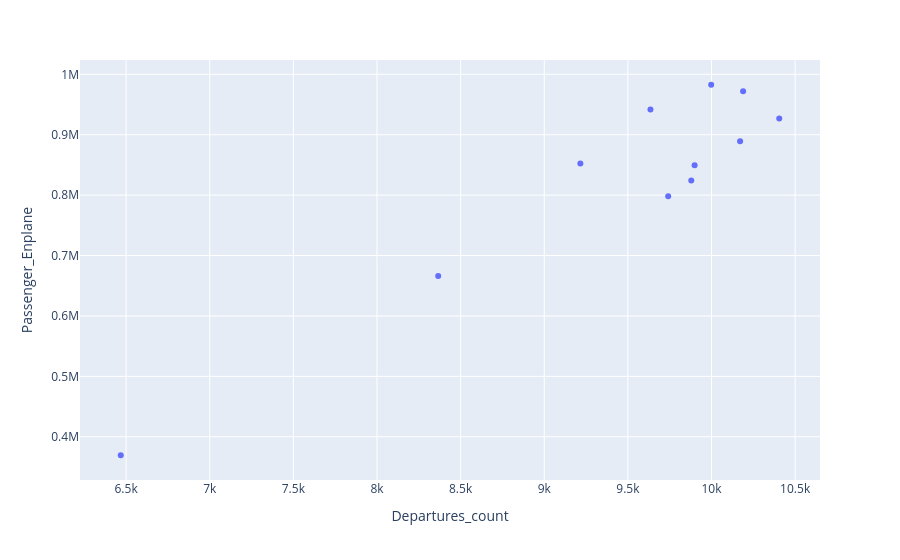

Notebook code for this chart:
### Code cell
fig = px.scatter(
    fvolume,
    x='Departures_count',
    y='Passenger_Enplane'
)
fig.show()

### Figure 1 — Plotly figure (JSON) as saved in the notebook; plotly's stock layout.template omitted (floating-point values rounded to 4 significant figures)
{"data": [{"hovertemplate": "Departures_count=%{x}<br>Passenger_Enplane=%{y}<extra></extra>", "legendgroup": "", "marker": {"color": "#636efa", "symbol": "circle"}, "mode": "markers", "name": "", "orientation": "v", "showlegend": false, "type": "scatter", "x": [10189, 9998, 9635, 9216, 8366, 6468, 10405, 10171, 9899, 9879, 9741], "xaxis": "x", "y": [971929, 982710, 941558, 852508, 666157, 369404, 926745, 889023, 849408, 824038, 798221], "yaxis": "y"}], "layout": {"legend": {"tracegroupgap": 0}, "margin": {"t": 60}, "xaxis": {"anchor": "y", "domain": [0, 1], "title": {"text": "Departures_count"}}, "yaxis": {"anchor": "x", "domain": [0, 1], "title": {"text": "Passenger_Enplane"}}}}
